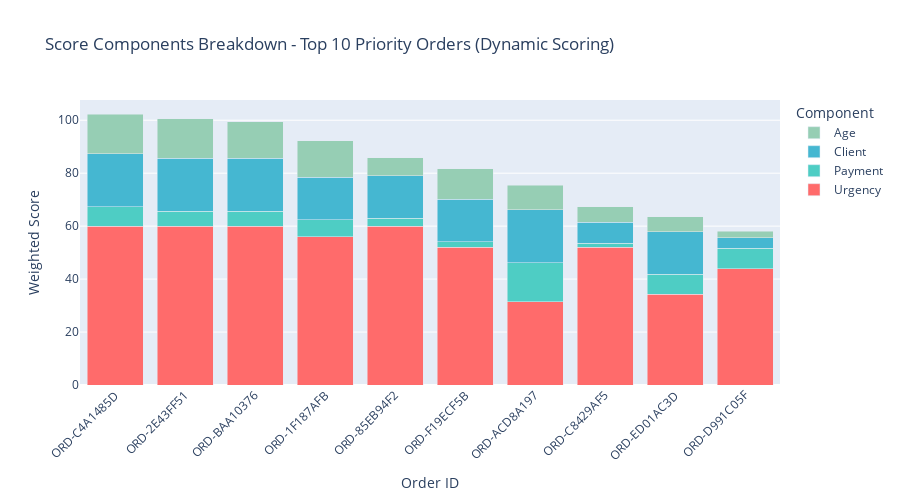

Notebook code for this chart:
### Code cell
# 3. Score Components Breakdown - Top 10 Orders
top_10 = scores_full_df[~scores_full_df['is_mandatory']].head(10)

fig = go.Figure()

components = [
    ('urgency_weighted', 'Urgency', '#FF6B6B'),
    ('payment_weighted', 'Payment', '#4ECDC4'),
    ('client_weighted', 'Client', '#45B7D1'),
    ('age_weighted', 'Age', '#96CEB4')
]

for col, name, color in components:
    fig.add_trace(go.Bar(
        name=name,
        x=top_10['order_id'],
        y=top_10[col],
        marker_color=color
    ))

fig.update_layout(
    barmode='stack',
    title='Score Components Breakdown - Top 10 Priority Orders (Dynamic Scoring)',
    xaxis_title='Order ID',
    yaxis_title='Weighted Score',
    legend_title='Component',
    height=500,
    xaxis_tickangle=-45
)

fig.show()

### Figure 1 — Plotly figure (JSON) as saved in the notebook; plotly's stock layout.template omitted (floating-point values rounded to 4 significant figures)
{"data": [{"marker": {"color": "#FF6B6B"}, "name": "Urgency", "type": "bar", "x": ["ORD-C4A1485D", "ORD-2E43FF51", "ORD-BAA10376", "ORD-1F187AFB", "ORD-85EB94F2", "ORD-F19ECF5B", "ORD-ACD8A197", "ORD-C8429AF5", "ORD-ED01AC3D", "ORD-D991C05F"], "y": [60.0, 60.0, 60.0, 56.0, 60.0, 52.0, 31.43, 52.0, 34.29, 44.0]}, {"marker": {"color": "#4ECDC4"}, "name": "Payment", "type": "bar", "x": ["ORD-C4A1485D", "ORD-2E43FF51", "ORD-BAA10376", "ORD-1F187AFB", "ORD-85EB94F2", "ORD-F19ECF5B", "ORD-ACD8A197", "ORD-C8429AF5", "ORD-ED01AC3D", "ORD-D991C05F"], "y": [7.26, 5.65, 5.67, 6.47, 3.0, 2.17, 14.79, 1.5, 7.5, 7.71]}, {"marker": {"color": "#45B7D1"}, "name": "Client", "type": "bar", "x": ["ORD-C4A1485D", "ORD-2E43FF51", "ORD-BAA10376", "ORD-1F187AFB", "ORD-85EB94F2", "ORD-F19ECF5B", "ORD-ACD8A197", "ORD-C8429AF5", "ORD-ED01AC3D", "ORD-D991C05F"], "y": [20.0, 20.0, 20.0, 16.0, 16.0, 16.0, 20.0, 8.0, 16.0, 4.0]}, {"marker": {"color": "#96CEB4"}, "name": "Age", "type": "bar", "x": ["ORD-C4A1485D", "ORD-2E43FF51", "ORD-BAA10376", "ORD-1F187AFB", "ORD-85EB94F2", "ORD-F19ECF5B", "ORD-ACD8A197", "ORD-C8429AF5", "ORD-ED01AC3D", "ORD-D991C05F"], "y": [15.0, 15.0, 13.85, 13.85, 6.92, 11.54, 9.23, 5.77, 5.77, 2.31]}], "layout": {"barmode": "stack", "height": 500, "legend": {"title": {"text": "Component"}}, "title": {"text": "Score Components Breakdown - Top 10 Priority Orders (Dynamic Scoring)"}, "xaxis": {"tickangle": -45, "title": {"text": "Order ID"}}, "yaxis": {"title": {"text": "Weighted Score"}}}}
